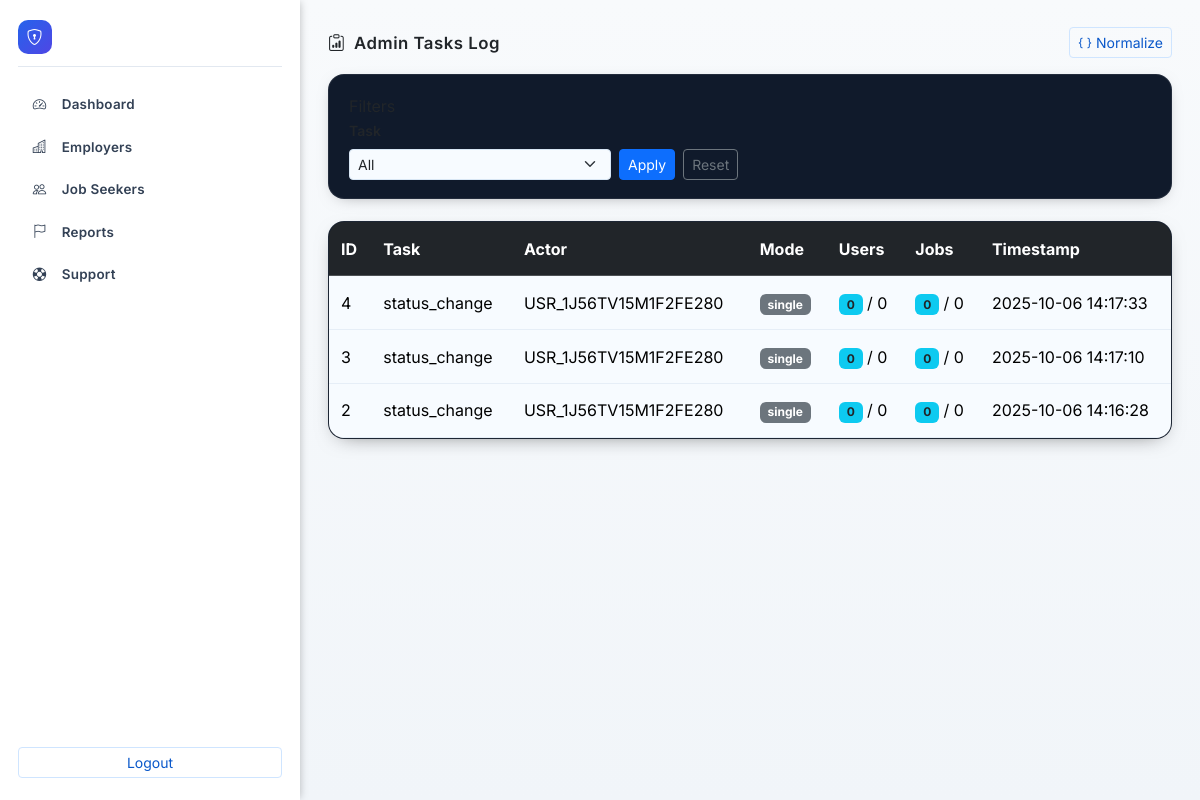
Screenshot of /public/admin_tasks_log.php?task=status_change (signed in) with the database file from the repository.
### tables this page shows
CREATE TABLE `admin_tasks_log` (
  `id` int(11) NOT NULL,
  `task` varchar(100) NOT NULL,
  `actor_user_id` varchar(40) NOT NULL,
  `mode` varchar(20) NOT NULL,
  `users_scanned` int(11) NOT NULL DEFAULT 0,
  `users_updated` int(11) NOT NULL DEFAULT 0,
  `jobs_scanned` int(11) NOT NULL DEFAULT 0,
  `jobs_updated` int(11) NOT NULL DEFAULT 0,
  `details` text DEFAULT NULL,
  `created_at` timestamp NOT NULL DEFAULT current_timestamp()
);

### public/admin_tasks_log.php (the view, shortened to what this page needs)
<?php
$pdo = Database::getConnection();
$task = trim($_GET['task'] ?? '');
$page = max(1, (int)($_GET['p'] ?? 1));
$perPage = 20;
$offset = ($page - 1) * $perPage;
$where = '1=1';
$params = [];
if ($task !== '') { $where .= ' AND task = ?'; $params[] = $task; }
$rows = [];
try {
  $sql = "SELECT id, task, actor_user_id, mode, users_scanned, users_updated, jobs_scanned, jobs_updated, created_at FROM admin_tasks_log WHERE $where ORDER BY created_at DESC LIMIT ? OFFSET ?";
  $st = $pdo->prepare($sql);
  $i = 1;
  foreach ($params as $p) { $st->bindValue($i++, $p); }
  $st->bindValue($i++, $perPage, PDO::PARAM_INT);
  $st->bindValue($i++, $offset, PDO::PARAM_INT);
  $st->execute();
  $rows = $st->fetchAll(PDO::FETCH_ASSOC) ?: [];
} catch (Throwable $e) { $rows = []; }
include '../includes/header.php';
?>
<div class="admin-layout">
  <?php $currentPage='admin_tasks_log.php'; include '../includes/admin_sidebar.php'; ?>
  <div class="admin-main">
    <div class="dash-header" style="display:flex;align-items:center;justify-content:space-between;gap:1rem;margin-bottom:1rem;flex-wrap:wrap;">
      <h2 style="font-size:1.05rem;font-weight:600;letter-spacing:.5px;display:flex;align-items:center;gap:.55rem;margin:0"><i class="bi bi-clipboard-data"></i> Admin Tasks Log</h2>
      <div class="d-flex gap-2">
        <a href="admin_normalize_disabilities_ui.php" class="btn btn-sm btn-outline-light"><i class="bi bi-braces me-1"></i>Normalize</a>
      </div>
    </div>
    <div class="section-card" style="border:1px solid rgba(255,255,255,.08);background:#101a2b;border-radius:16px;padding:1.15rem 1.25rem;margin-bottom:1.4rem;box-shadow:0 4px 18px -10px rgba(0,0,0,.55);">
      <div class="section-title">Filters</div>
      <form class="row g-2 align-items-end" method="get">
        <div class="col-md-4">
          <label class="form-label small">Task</label>
          <select name="task" class="form-select form-select-sm">
            <option value="">All</option>
          </select>
        </div>
        <div class="col-auto"><button class="btn btn-sm btn-primary">Apply</button></div>
        <div class="col-auto"><a class="btn btn-sm btn-outline-secondary" href="admin_tasks_log.php">Reset</a></div>
      </form>
    </div>
    <div class="table-wrapper" style="position:relative;border:1px solid rgba(255,255,255,.06);background:#0f1827;border-radius:16px;overflow:hidden;box-shadow:0 6px 22px -12px rgba(0,0,0,.65)">
      <div class="table-responsive">
        <table class="table table-sm mb-0">
          <thead class="table-dark"><tr>
            <th>ID</th>
            <th>Task</th>
            <th>Actor</th>
            <th>Mode</th>
            <th>Users</th>
            <th>Jobs</th>
            <th>Timestamp</th>
          </tr></thead>
          <tbody>
          <?php if (!$rows): ?>
            <tr><td colspan="7" class="text-center text-secondary">No logs found.</td></tr>
          <?php else: foreach ($rows as $r): ?>
            <tr>
              <td><?php echo (int)$r['id']; ?></td>
              <td><?php echo htmlspecialchars($r['task']); ?></td>
              <td><?php echo htmlspecialchars($r['actor_user_id']); ?></td>
              <td><span class="badge bg-secondary"><?php echo htmlspecialchars($r['mode']); ?></span></td>
              <td><span class="badge bg-info text-dark"><?php echo (int)$r['users_updated']; ?></span> / <?php echo (int)$r['users_scanned']; ?></td>
              <td><span class="badge bg-info text-dark"><?php echo (int)$r['jobs_updated']; ?></span> / <?php echo (int)$r['jobs_scanned']; ?></td>
              <td><?php echo htmlspecialchars($r['created_at']); ?></td>
            </tr>
          <?php endforeach; endif; ?>
          </tbody>
        </table>
      </div>
    </div>
  </div>
</div>
<?php include '../includes/footer.php'; ?>

### public/assets/styles.css (style rules this page uses)
:root { --primary-blue: #0d6efd; --primary-purple: #6610f2; --accent-yellow: #ffc107; --neutral-light: #f8f9fa; --neutral-white: #ffffff; --text-dark: #212529; --text-body: #495057; --success-green: #198754; --warning-orange: #fd7e14; --brand-blue: var(--primary-blue); --brand-blue-600: #0b5ed7; --brand-blue-700: #0a58ca; --brand-yellow: var(--accent-yellow); --brand-yellow-600: #e0a800; --brand-black: var(--text-dark); --brand-shadow: 0 .5rem 1rem rgba(17,24,39,.08); --surface-radius: 16px; --surface: var(--neutral-white); --border-subtle: #e6eef7; --ink-muted: #4b5563; --nav-pill-hover: #eef6ff; --nav-bg: var(--neutral-white, #ffffff); --nav-text: var(--text-dark, #212529); --nav-text-muted: var(--text-body, #495057); --nav-border: var(--neutral-light, #e9edf3); --nav-accent: var(--primary-blue, var(--brand-blue)); --nav-grad-start: var(--primary-blue, var(--brand-blue-600)); --nav-grad-end: var(--primary-purple, var(--brand-blue-700)); --bs-primary: var(--brand-blue); --bs-primary-rgb: 13,110,253; --bs-body-color: var(--brand-black); --bs-body-bg: #f7fbff; --bs-link-color: var(--brand-blue); --bs-link-hover-color: var(--brand-blue-600); --bs-border-color: #e6eef7; }
* { box-sizing: border-box; }
body { font-family: 'Inter', system-ui, -apple-system, Segoe UI, Roboto, Arial, sans-serif; color: var(--brand-black); }
html { scroll-behavior:smooth; }
.btn-primary { --bs-btn-color: #fff; --bs-btn-bg: var(--brand-blue); --bs-btn-border-color: var(--brand-blue); --bs-btn-hover-bg: var(--brand-blue-600); --bs-btn-hover-border-color: var(--brand-blue-600); --bs-btn-active-bg: var(--brand-blue-700); --bs-btn-active-border-color: var(--brand-blue-700); --bs-btn-focus-shadow-rgb: 255,200,87; }
.btn-outline-light { --bs-btn-color: var(--brand-blue-700); --bs-btn-border-color: #cfe5ff; --bs-btn-hover-color: #fff; --bs-btn-hover-bg: var(--brand-blue); --bs-btn-hover-border-color: var(--brand-blue); }
a { color: var(--brand-blue); }
.table > :not(caption) > * > * { padding: .9rem .75rem; }
.form-label { font-weight: 600; }
.form-control, .form-select { border-color: #d8e6f4; }
html { scrollbar-width: thin; scrollbar-color: var(--primary-blue) var(--neutral-light); }
.section-card { border:1px solid #e4edf6; border-radius:1rem; background:#ffffff; box-shadow:0 8px 24px -10px rgba(13,110,253,.25), 0 4px 12px rgba(0,0,0,.05); }

### includes/header.php (style rules this page uses)
body { font-family: 'Inter', system-ui, -apple-system, "Segoe UI", Roboto, Ubuntu, sans-serif; }
.admin-main { padding-bottom: 1.25rem !important; }
.admin-layout { min-height: 100vh; }

### includes/admin_sidebar.php (style rules this page uses)
:root { --admin-sidebar-width: 300px; --admin-sidebar-bg: #0f172a; --admin-sidebar-bg-alt: #1e293b; --admin-sidebar-border: #1e293b; --admin-sidebar-link: #d1d5db; --admin-sidebar-link-hover: #fff; --admin-sidebar-link-active-bg: linear-gradient(90deg,#2563eb,#4f46e5); --admin-sidebar-link-active: #fff; }
@media (prefers-color-scheme: light) { :root { --admin-sidebar-bg:#ffffff; --admin-sidebar-bg-alt:#f1f5f9; --admin-sidebar-border:#e2e8f0; --admin-sidebar-link:#334155; --admin-sidebar-link-hover:#1e293b; } }
.admin-layout { display:flex; align-items:stretch; }
.admin-main { flex:1; padding:1.7rem 1.75rem 2.75rem; background:linear-gradient(180deg,#f8fafc,#f1f5f9); min-height:100vh; }

### rows the page displays
admin_tasks_log: id "4", task "status_change", actor_user "USR_1J56TV15M1F2FE280", mode "single", users_updated "0", users_scanned "0", jobs_updated "0", jobs_scanned "0", created_at "2025-10-06 14:17:33"
admin_tasks_log: id "3", task "status_change", actor_user "USR_1J56TV15M1F2FE280", mode "single", users_updated "0", users_scanned "0", jobs_updated "0", jobs_scanned "0", created_at "2025-10-06 14:17:10"
admin_tasks_log: id "2", task "status_change", actor_user "USR_1J56TV15M1F2FE280", mode "single", users_updated "0", users_scanned "0", jobs_updated "0", jobs_scanned "0", created_at "2025-10-06 14:16:28"

### other values shown
$item['label'] "Dashboard"
$item['label'] "Employers"
$item['label'] "Job Seekers"
$item['label'] "Reports"
$item['label'] "Support"
